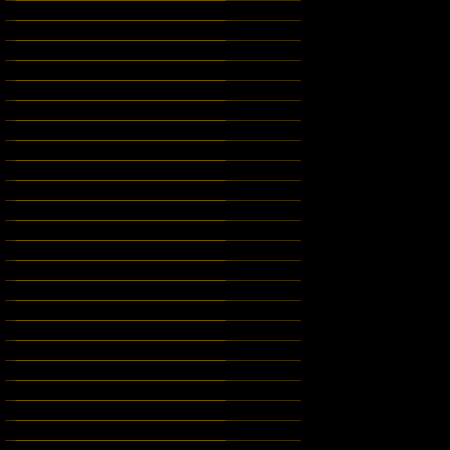
Frame 1 (no input)
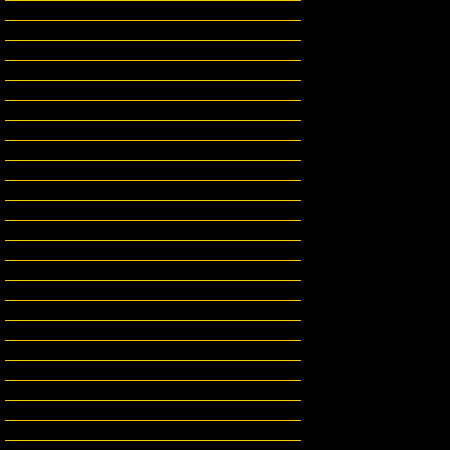
Frame 60 (the mouse pressed at the canvas centre just before this capture)
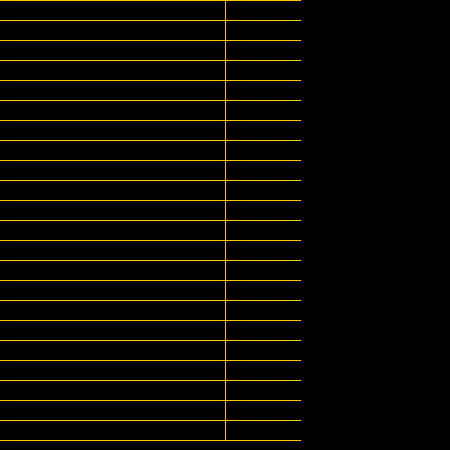
Frame 120 (the mouse held since frame 60 and released just before this capture)

The Processing sketch that drew these frames (run headless with seeded random() and noise(); from frame 60 on, the mouse is pressed at the canvas centre):

// Processing sketch: processing_40337
// ── processing_40337.pde

//Move mouse


void setup() {
  size(450, 450);
  background(0);
  stroke(255, 200, 0);
  strokeWeight(.2);
  smooth();
}

void draw() {
  for (int i = 0; i < 450; i = i + 20) {
    line(225, i, mouseX + 15, i);
    line(mouseX + 5, i, 300, i);

    if (mouseX > 0) {
      line(225, 225, mouseX, i);
      line(mouseX, i, 0, i);
    }
  }
}
